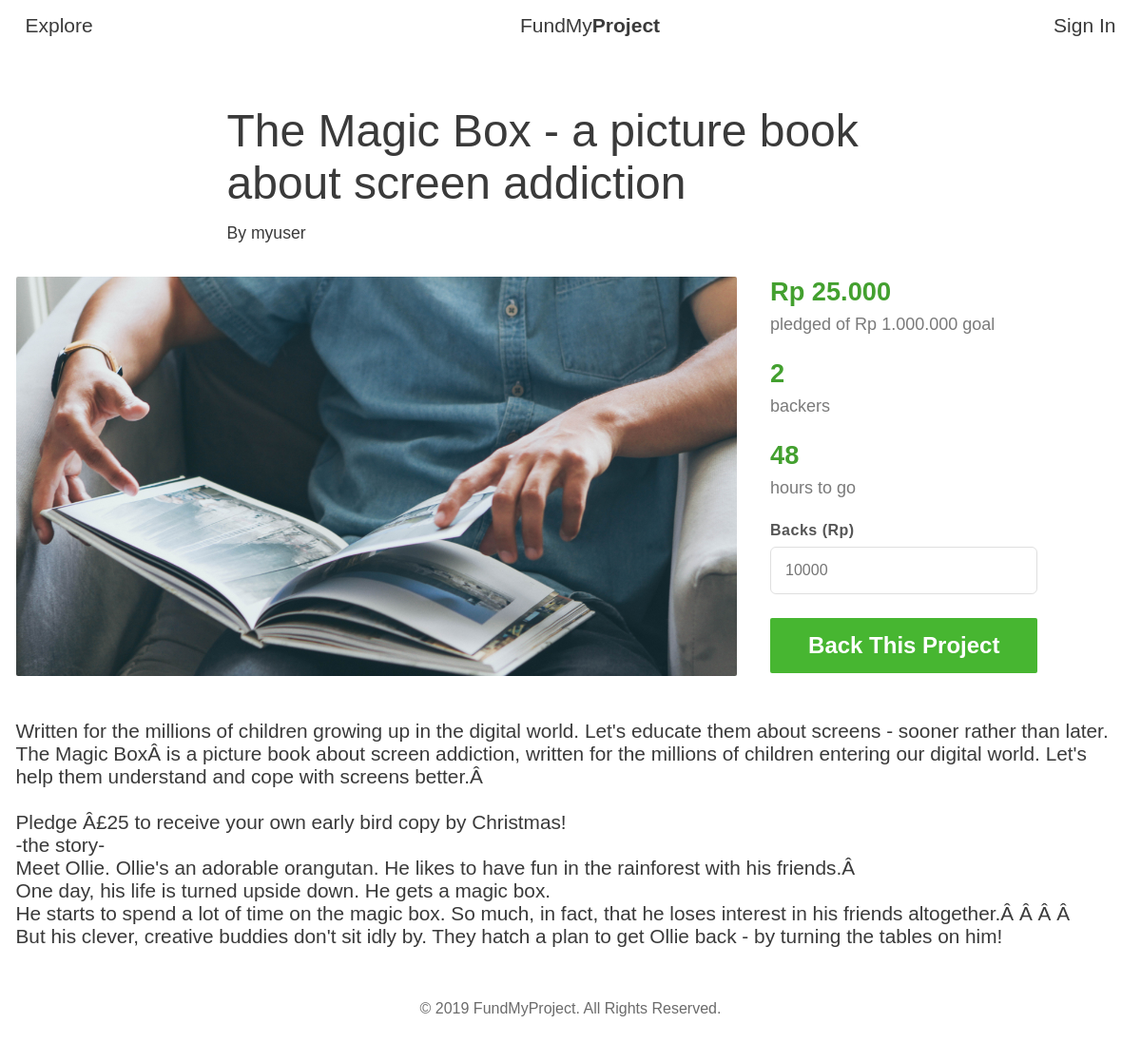
The page /?page=project-detail&project_id=4 on the database its author committed.
### tables this page shows
CREATE TABLE `projects` (
  `id` int(11) NOT NULL,
  `user_id` int(11) NOT NULL,
  `title` varchar(100) NOT NULL,
  `goal` int(10) NOT NULL,
  `deadline` int(10) NOT NULL,
  `description` text NOT NULL,
  `image` varchar(256) NOT NULL
);

CREATE TABLE `users` (
  `id` int(11) NOT NULL,
  `username` varchar(30) NOT NULL,
  `email` varchar(100) NOT NULL,
  `password` varchar(256) NOT NULL
);

### config/helper.php (called while the page is built, shortened)
<?php
function runQuery($query, $data = null) {
    global $connection;
    $stmt = $connection->prepare($query);
    $stmt->execute($data);
    return $stmt;
}

### views/pages/project-detail.php (the view, shortened to what this page needs)
<?php
$id = isset($_GET['project_id']) ? $_GET['project_id'] : null;
$detail = null;
if ($id != null || $id == '') {
    $detail = runQuery(
        "SELECT projects.*, users.username, (SELECT SUM(donation) FROM backers WHERE project_id=projects.id) donation,
        (SELECT COUNT(*) FROM backers WHERE project_id=projects.id GROUP BY backers.user_id) backers
        FROM projects INNER JOIN users ON projects.user_id=users.id
        WHERE projects.id={$id}"
    , [])->fetchObject();
} else {
    $notFound = true;
}
?>
<?php if ($detail != null): ?>
<div id="detail">
    <div class="title">
        <div class="main-title">
            <?= $detail->title; ?>
        </div>
        <div class="author">
            By <?= $detail->username; ?>
        </div>
    </div>
    <div class="container margin-large-top">
        <div class="detail-content">
            <div class="image">
                <img src="uploads/<?= $detail->image; ?>" alt="">
            </div>
            <div class="text">
                <div class="item">
                    <h2>Rp <?= number_format($detail->donation, 0, ',', '.') ?></h2>
                    <div class="sub">
                    pledged of Rp <?= number_format($detail->goal, 0, ',', '.') ?> goal
                    </div>
                </div>
                <div class="item">
                    <h2><?= ($detail->backers == null) ? 0 : $detail->backers; ?></h2>
                    <div class="sub">
                        backers
                    </div>
                </div>
                <div class="item">
                    <h2><?= $detail->deadline; ?></h2>
                    <div class="sub">
                        hours to go
                    </div>
                </div>
                <div class="item">
                    <form method="POST" action="<?= htmlspecialchars($_SERVER['PHP_SELF']); ?>?page=project-detail&project_id=<?= $detail->id; ?>" class="form">
                        <div class="field">
                            <label for="">Backs (Rp)</label>
                            <input type="number" placeholder="10000" name="donation" required>
                        </div>
                        <button type="submit" class="button green big">Back This Project</button>
                    </form>
                </div>
            </div>
        </div>
        <div class="description">
            <?= $detail->description; ?>
        </div>
    </div>
</div>
<?php endif; ?>

### style.css (style rules this page uses)
* { margin: 0; padding: 0; box-sizing:border-box; }
body { font-family: helvetica; font-weight: 300; color: #3A3A3A; }
.container { margin: 0 auto; display: block; max-width: 100%; }
@media only screen and (min-width: 1200px) { .container { width: 1167px; } }
.button { text-decoration: none; font-weight: bold; color: #3A3A3A; padding: 10px 21px; border: none; border-radius: 2px; outline: none; text-align: center; font-size: 1em; position: relative; cursor: pointer; }
.button.green { color: #fff; background-color: #47B631; transition: background 0.2s ease-out; }
.button.big { font-size: 1.75em; padding: 15px 40px; }
form, .field { max-width: 100%; position: relative; margin-bottom: 25px; }
.field label, .field input { display: block; }
.field label { font-weight: bold; letter-spacing: 0.5px; margin-bottom: 8px; color: rgb(85, 85, 85); }
.field input, .field textarea { width: 100%; border: 1px solid #DFDFDF; font-size: 1em; font-weight: 300; padding: 15px; border-radius: 6px; outline: none; resize: none; }
.margin-large-top { margin-top: 35px; }

### views/pages/project-detail.php (style rules this page uses)
#detail { margin-top: 55px; }
#detail .title { width: 723px; margin: 0 auto; }
#detail .title > .main-title { font-weight: 200; font-size: 3em; display: block; }
#detail .title > .author { font-size: 1.1em; margin-top: 15px; }
#detail .image { width: 65%; border-radius: 2px; overflow: hidden; height: 420px; }
#detail .image img { width: 100%; }
#detail .detail-content { display: flex; align-items: flex-start; }
#detail .detail-content .text { margin-left: 35px; }
#detail .detail-content .item { margin-bottom: 25px; }
#detail .detail-content .item h2 { font-size: 1.7em; color: #43A02F; margin-bottom: 8px; }
#detail .detail-content .item .sub { color: #7A7A7A; font-size: 1.125em; }
#detail .button.green.big { font-size: 1.5em; }
#detail .description { font-size: 1.3em; white-space: pre-line; }

### rows shown on the page
projects: title "The Magic Box - a picture book about screen addiction", user.username "myuser", image (picture), goal "1.000.000", deadline "48", description "Written for the millions of children growing up in the digital world. Let's educate them about screens - sooner rather than later. The Magic BoxÂ is a picture book about screen addiction, written for the millions of children entering our digital world. Let's help them understand and cope with screens better.Â Pledge Â£25 to receive your own early bird copy by Christmas! -the story- Meet Ollie. Ollie's an adorable orangutan. He likes to have fun in the rainforest with his friends.Â One day, his life is turned upside down. He gets a magic box. He starts to spend a lot of time on the magic box. So much, in fact, that he loses interest in his friends altogether.Â Â Â Â But his clever, creative…"

### other values the page prints
$detail->donation "25.000"
$detail->backers "2"
